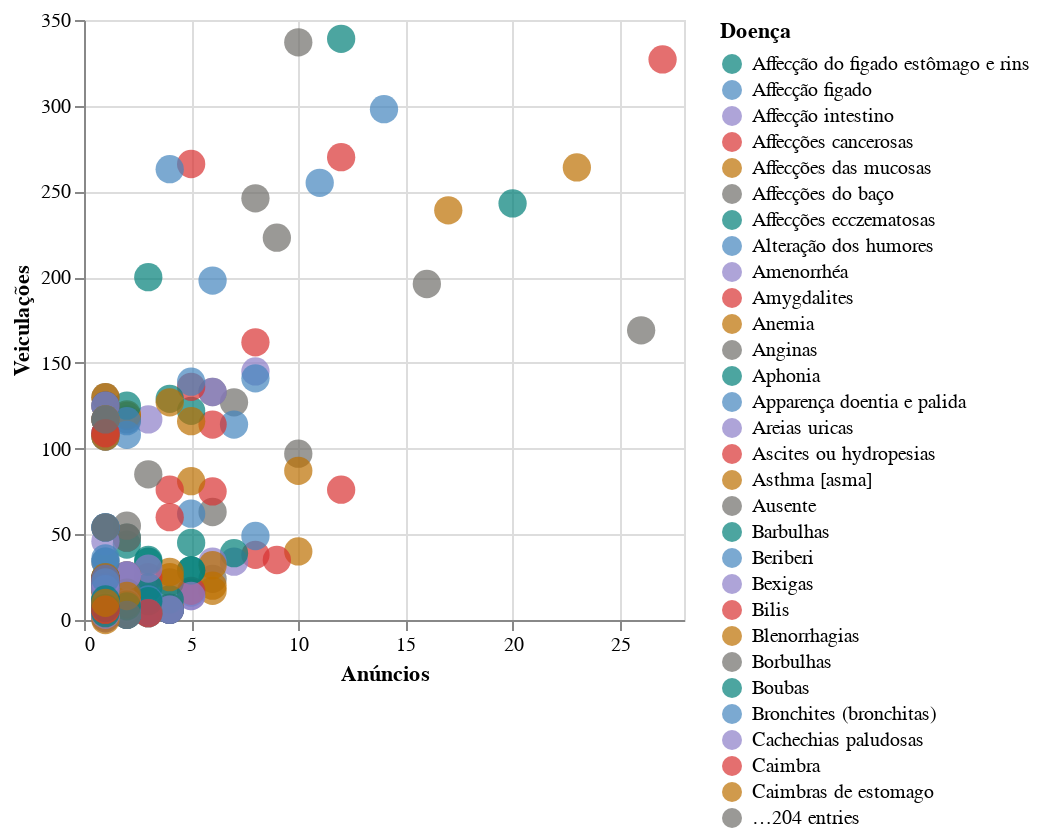

Source (notebook cell):
### Code cell
alt.Chart(df_ailments_per_ad).mark_circle(size=200).encode(
    x=alt.X('Anúncios:Q', title='Anúncios'),
    y=alt.Y('Veiculações:Q', title='Veiculações'),
    tooltip=['Doença','Anúncios','Veiculações'],
    color=alt.Color(
        'Doença',
        scale=alt.Scale(range=color_scale)   
    ),
)

### Figure 1 — Vega-Lite specification as saved in the notebook (floating-point values rounded to 4 significant figures; data arrays with more than 128 entries replaced by an {"elided": "..."} marker saying what was removed)
{"config": {"view": {"continuousWidth": 300, "continuousHeight": 300}}, "data": {"name": "data-8128062e8de33703f92092c95d3c08c5"}, "mark": {"type": "circle", "size": 200}, "encoding": {"color": {"field": "Doença", "scale": {"range": ["#007F77", "#4385BE", "#8B7EC8", "#D83232", "#BC6F00", "#6F6E69"]}, "type": "nominal"}, "tooltip": [{"field": "Doença", "type": "nominal"}, {"field": "Anúncios", "type": "quantitative"}, {"field": "Veiculações", "type": "quantitative"}], "x": {"field": "Anúncios", "title": "Anúncios", "type": "quantitative"}, "y": {"field": "Veiculações", "title": "Veiculações", "type": "quantitative"}}, "$schema": "https://vega.github.io/schema/vega-lite/v5.20.1.json", "datasets": {"data-8128062e8de33703f92092c95d3c08c5": {"elided": "233 records"}}}
